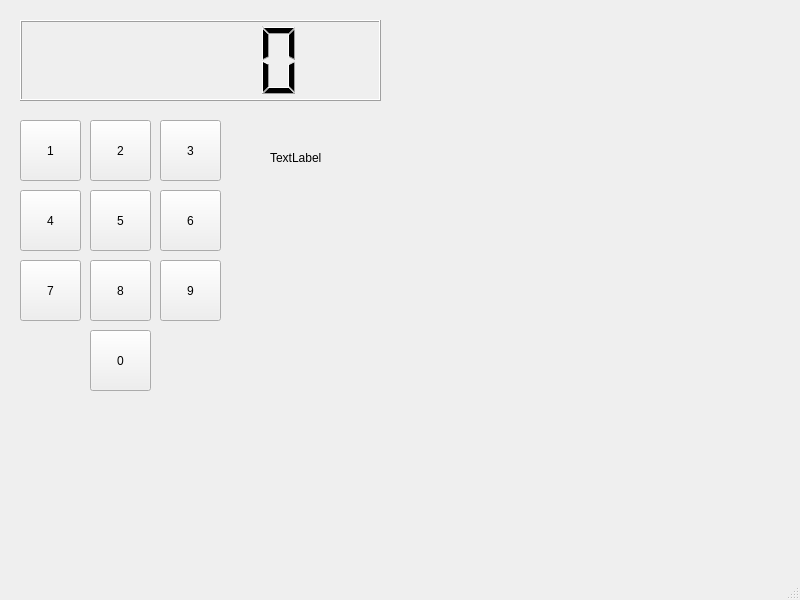
<?xml version="1.0" encoding="UTF-8"?>
<ui version="4.0">
 <class>QtCalculatorConverter</class>
 <widget class="QMainWindow" name="QtCalculatorConverter">
  <property name="geometry">
   <rect>
    <x>0</x>
    <y>0</y>
    <width>800</width>
    <height>600</height>
   </rect>
  </property>
  <property name="windowTitle">
   <string>MainWindow</string>
  </property>
  <widget class="QWidget" name="centralwidget">
   <widget class="QLCDNumber" name="numberDisplay">
    <property name="geometry">
     <rect>
      <x>20</x>
      <y>20</y>
      <width>361</width>
      <height>81</height>
     </rect>
    </property>
    <property name="intValue" stdset="0">
     <number>0</number>
    </property>
   </widget>
   <widget class="QPushButton" name="one">
    <property name="geometry">
     <rect>
      <x>20</x>
      <y>120</y>
      <width>61</width>
      <height>61</height>
     </rect>
    </property>
    <property name="text">
     <string>1</string>
    </property>
   </widget>
   <widget class="QPushButton" name="two">
    <property name="geometry">
     <rect>
      <x>90</x>
      <y>120</y>
      <width>61</width>
      <height>61</height>
     </rect>
    </property>
    <property name="text">
     <string>2</string>
    </property>
    <property name="autoDefault">
     <bool>false</bool>
    </property>
   </widget>
   <widget class="QPushButton" name="three">
    <property name="geometry">
     <rect>
      <x>160</x>
      <y>120</y>
      <width>61</width>
      <height>61</height>
     </rect>
    </property>
    <property name="text">
     <string>3</string>
    </property>
   </widget>
   <widget class="QPushButton" name="four">
    <property name="geometry">
     <rect>
      <x>20</x>
      <y>190</y>
      <width>61</width>
      <height>61</height>
     </rect>
    </property>
    <property name="text">
     <string>4</string>
    </property>
   </widget>
   <widget class="QPushButton" name="five">
    <property name="geometry">
     <rect>
      <x>90</x>
      <y>190</y>
      <width>61</width>
      <height>61</height>
     </rect>
    </property>
    <property name="text">
     <string>5</string>
    </property>
   </widget>
   <widget class="QPushButton" name="six">
    <property name="geometry">
     <rect>
      <x>160</x>
      <y>190</y>
      <width>61</width>
      <height>61</height>
     </rect>
    </property>
    <property name="text">
     <string>6</string>
    </property>
   </widget>
   <widget class="QPushButton" name="seven">
    <property name="geometry">
     <rect>
      <x>20</x>
      <y>260</y>
      <width>61</width>
      <height>61</height>
     </rect>
    </property>
    <property name="text">
     <string>7</string>
    </property>
   </widget>
   <widget class="QPushButton" name="eight">
    <property name="geometry">
     <rect>
      <x>90</x>
      <y>260</y>
      <width>61</width>
      <height>61</height>
     </rect>
    </property>
    <property name="text">
     <string>8</string>
    </property>
   </widget>
   <widget class="QPushButton" name="nine">
    <property name="geometry">
     <rect>
      <x>160</x>
      <y>260</y>
      <width>61</width>
      <height>61</height>
     </rect>
    </property>
    <property name="text">
     <string>9</string>
    </property>
   </widget>
   <widget class="QPushButton" name="zero">
    <property name="geometry">
     <rect>
      <x>90</x>
      <y>330</y>
      <width>61</width>
      <height>61</height>
     </rect>
    </property>
    <property name="text">
     <string>0</string>
    </property>
   </widget>
   <widget class="QLabel" name="displayLabel">
    <property name="geometry">
     <rect>
      <x>270</x>
      <y>150</y>
      <width>55</width>
      <height>16</height>
     </rect>
    </property>
    <property name="text">
     <string>TextLabel</string>
    </property>
   </widget>
  </widget>
  <widget class="QMenuBar" name="menubar">
   <property name="geometry">
    <rect>
     <x>0</x>
     <y>0</y>
     <width>800</width>
     <height>26</height>
    </rect>
   </property>
  </widget>
  <widget class="QStatusBar" name="statusbar"/>
 </widget>
 <resources/>
 <connections/>
</ui>
